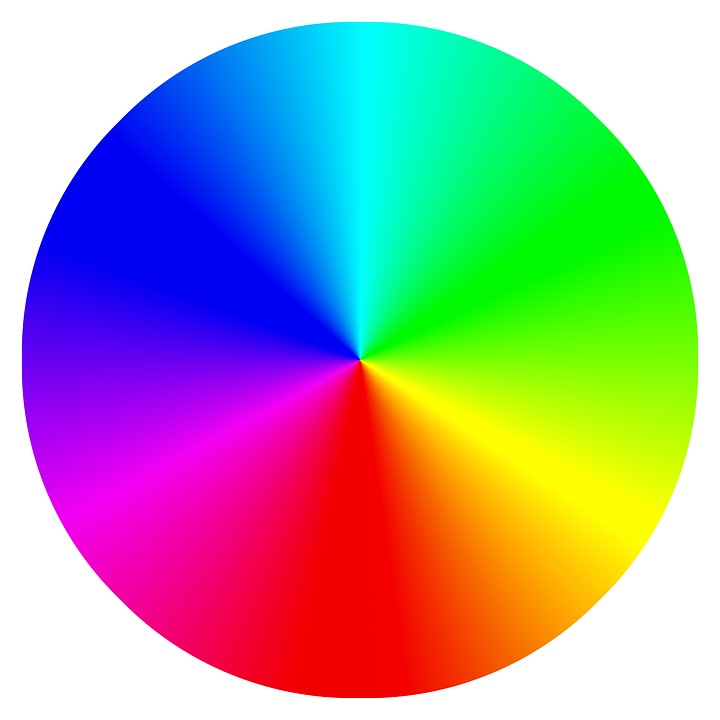
#> input picture testing/blob_testing/colourtestimg.jpg, 720 x 720 px, given in place of the camera
$ python blob_test_4.py
#> lines starting #> are read from the running program, lines starting #| are printed output that depends on the picture; after the words box and inside, x2 and y2 are one past the last pixel; in counts of white or black regions, pixels touching at a corner belong together
# LIVE CAMERA FEED, EDGE DETECTOR ONLY

import cv2
import numpy as np
import colorsys

# Initialize the camera (use 0 for default camera)
cap = cv2.VideoCapture(0)

# Check if the camera opened successfully
if not cap.isOpened():
    print("Error: Could not open camera.")
    exit()

# Loop to continuously capture frames from the camera
while True:
    # Capture frame-by-frame
    ret, frame = cap.read()
#> frame is the input picture: shape (720, 720, 3); mean B, G, R 159.3, 161.2, 160.6

    # If the frame is captured successfully, ret will be True
    if not ret:
        print("Error: Failed to capture frame.")
        break

    img = cv2.cvtColor(frame, cv2.COLOR_BGR2RGB)

    # Convert the image to a NumPy array
    image_array = np.array(img)

    # gray_image = cv2.cvtColor(image_array, cv2.COLOR_BGR2GRAY)
    # averaged_image = cv2.blur(gray_image, (10, 10))

    # Split the image into its R, G, B channels
    b, g, r = cv2.split(image_array)
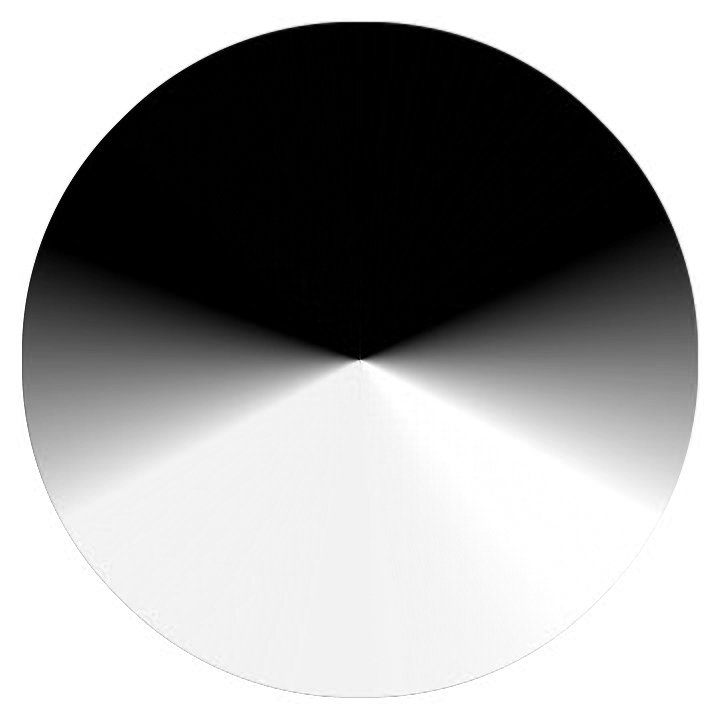
#> b: shape (720, 720); min 0, max 255, mean 160.6
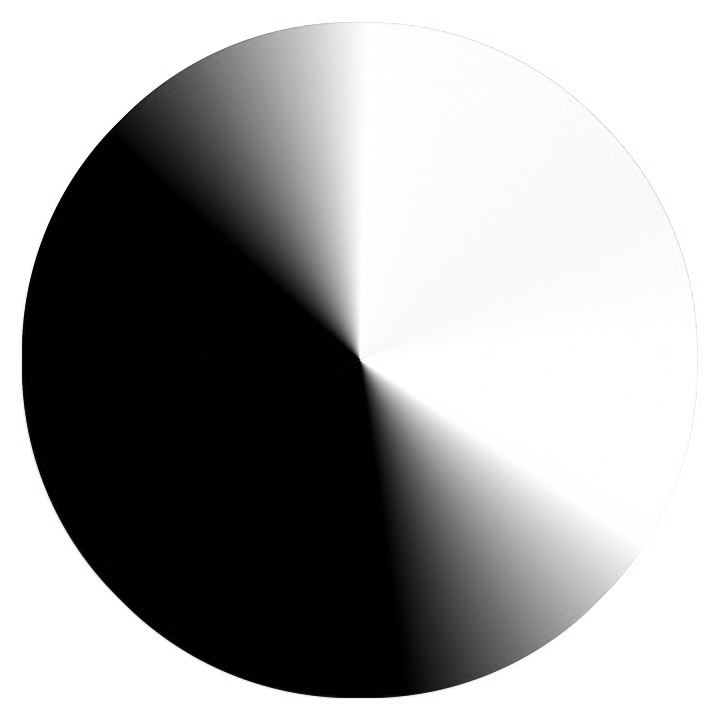
#> g: shape (720, 720); min 0, max 255, mean 161.2
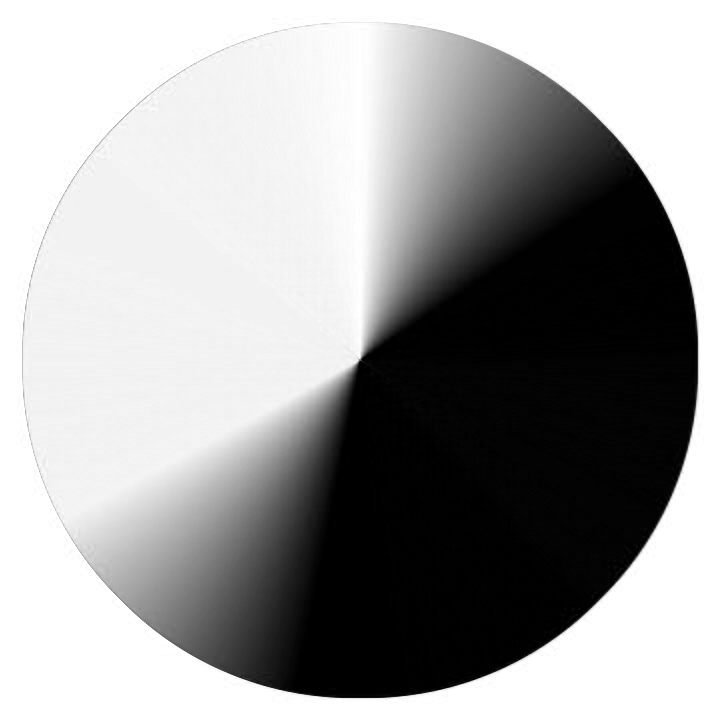
#> r: shape (720, 720); min 0, max 255, mean 159.3

    # Apply Canny edge detection on each channel
    edges_b = cv2.Canny(b, 100, 200)
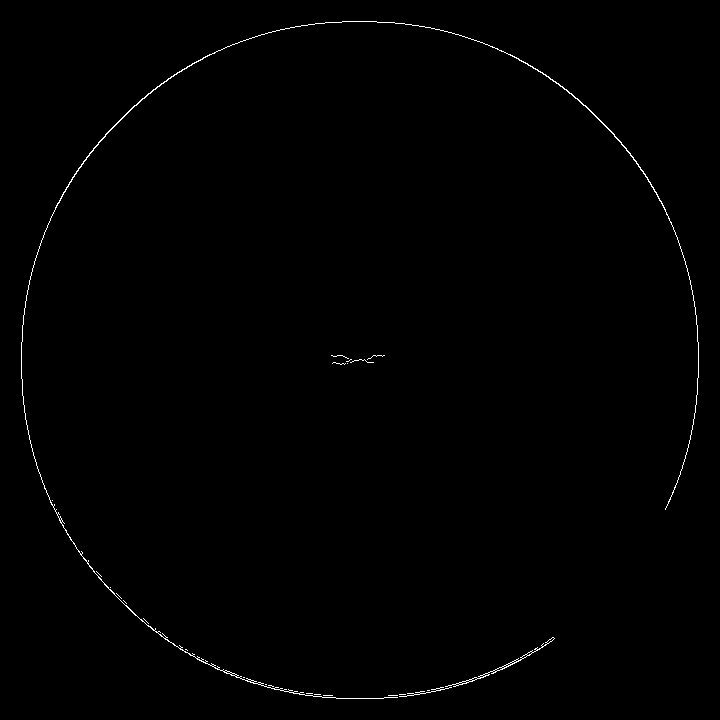
#> edges_b: shape (720, 720); 0.49% white in thin lines or dots, all inside (x1, y1, x2, y2) = (21, 21, 699, 699)
    edges_g = cv2.Canny(g, 100, 200)
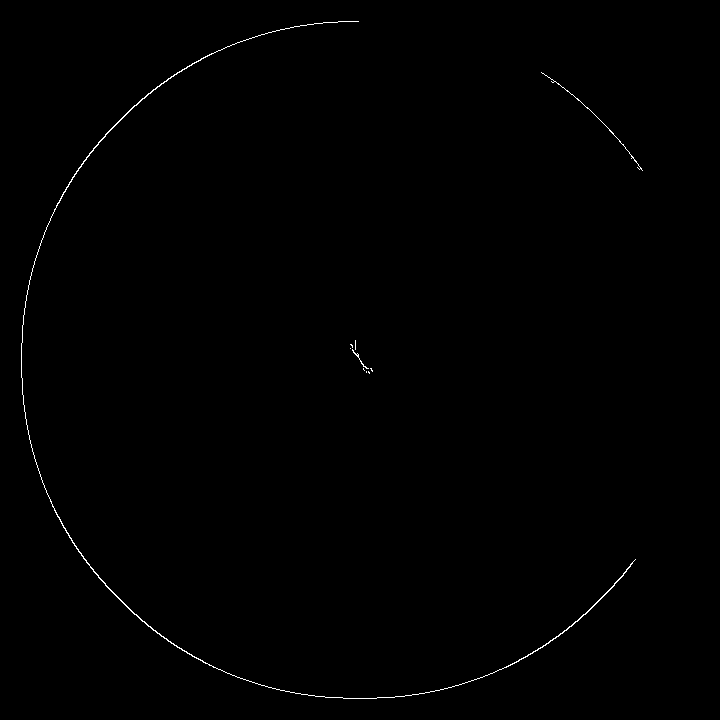
#> edges_g: shape (720, 720); 0.35% white in thin lines or dots, all inside (x1, y1, x2, y2) = (21, 21, 643, 699)
    edges_r = cv2.Canny(r, 100, 200)
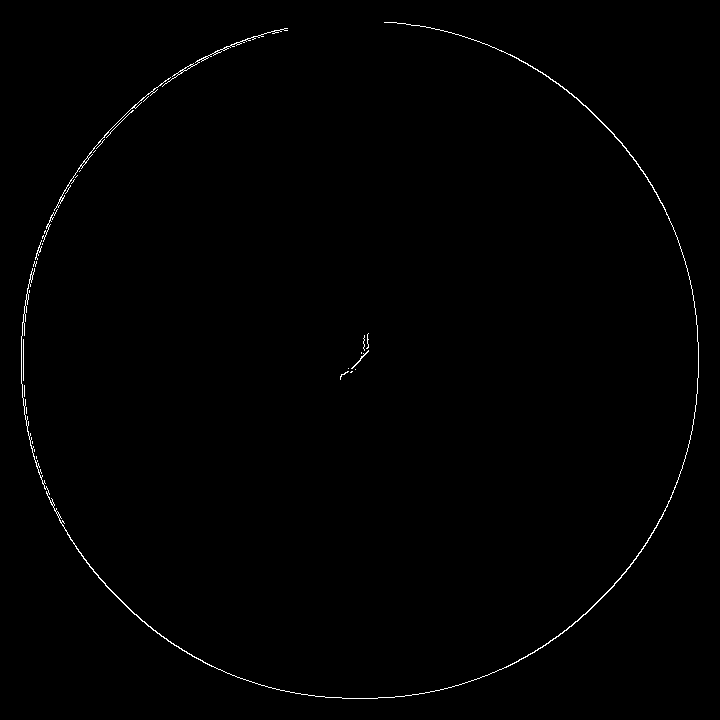
#> edges_r: shape (720, 720); 0.55% white in thin lines or dots, all inside (x1, y1, x2, y2) = (21, 22, 699, 699)

    # Combine the edges from each channel
    edges_combined = cv2.bitwise_or(cv2.bitwise_or(edges_b, edges_g), edges_r)
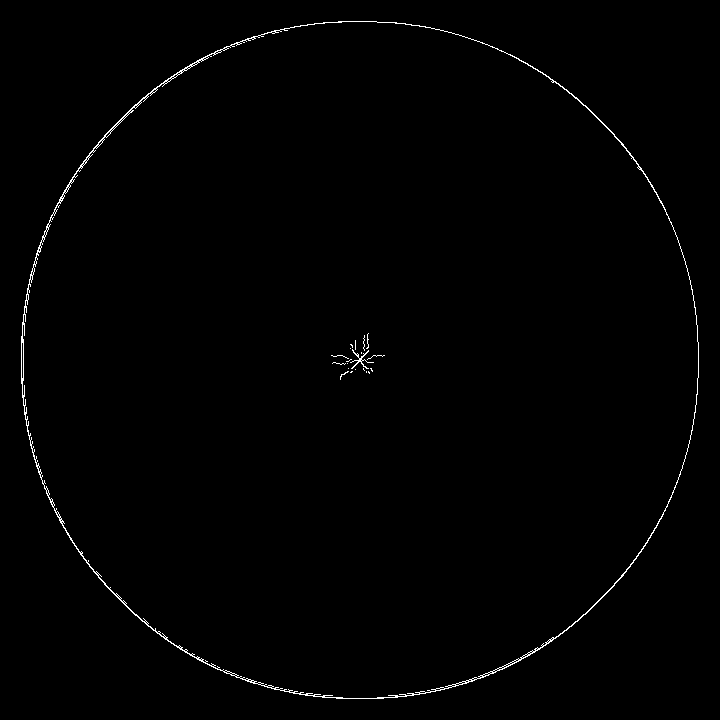
#> edges_combined: shape (720, 720); 0.72% white in thin lines or dots, all inside (x1, y1, x2, y2) = (21, 21, 699, 699)

    # Display the resulting frame
    cv2.imshow('Live Camera Feed', edges_combined)

    # Break the loop on 'q' key press
    if cv2.waitKey(1) & 0xFF == ord('q'):
#> (key q is pressed here)
        break

# Release the camera and close the window
cap.release()
cv2.destroyAllWindows()

'''
NOTES:
- Edge detector works, but it picks up too many edges
- Camera saturation is too low
'''

$ run again, on testing/blob_testing/testimg1.jpg
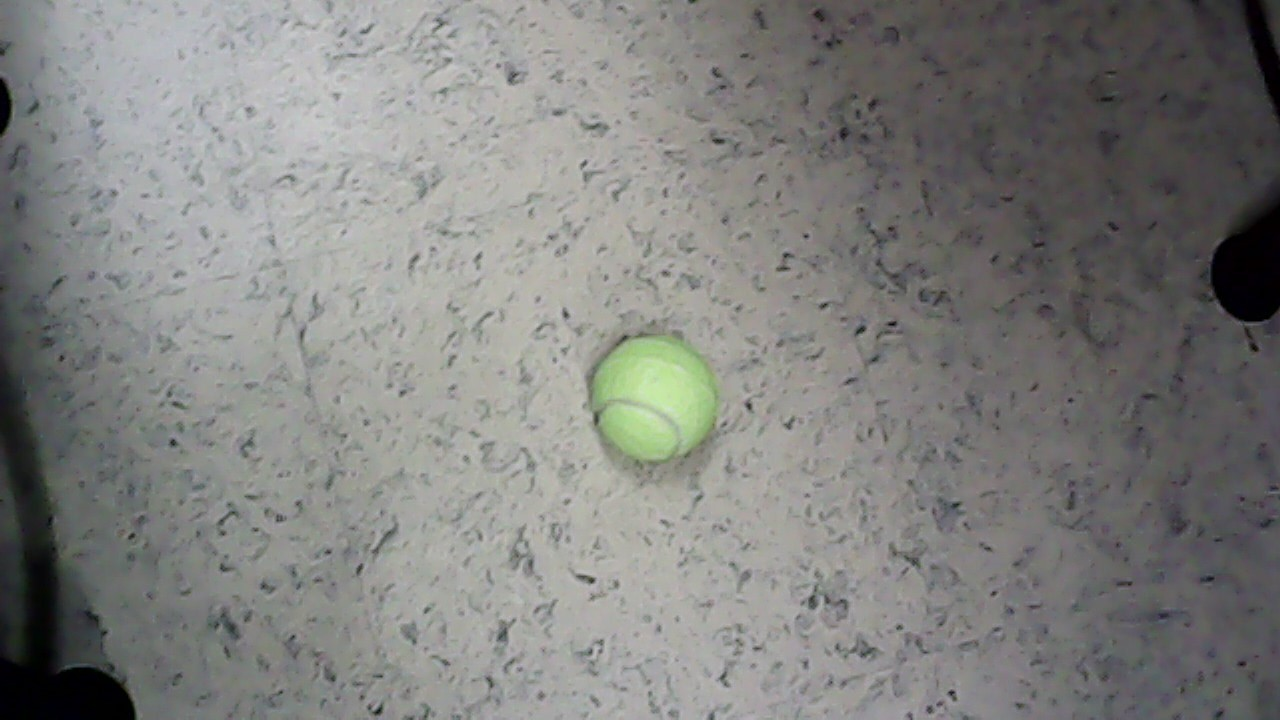
#> input picture testing/blob_testing/testimg1.jpg, 1280 x 720 px, given in place of the camera
#> frame is the input picture: shape (720, 1280, 3); mean B, G, R 126.6, 128.9, 128.7
#> `edges_b = cv2.Canny(b, 100, 200)`:
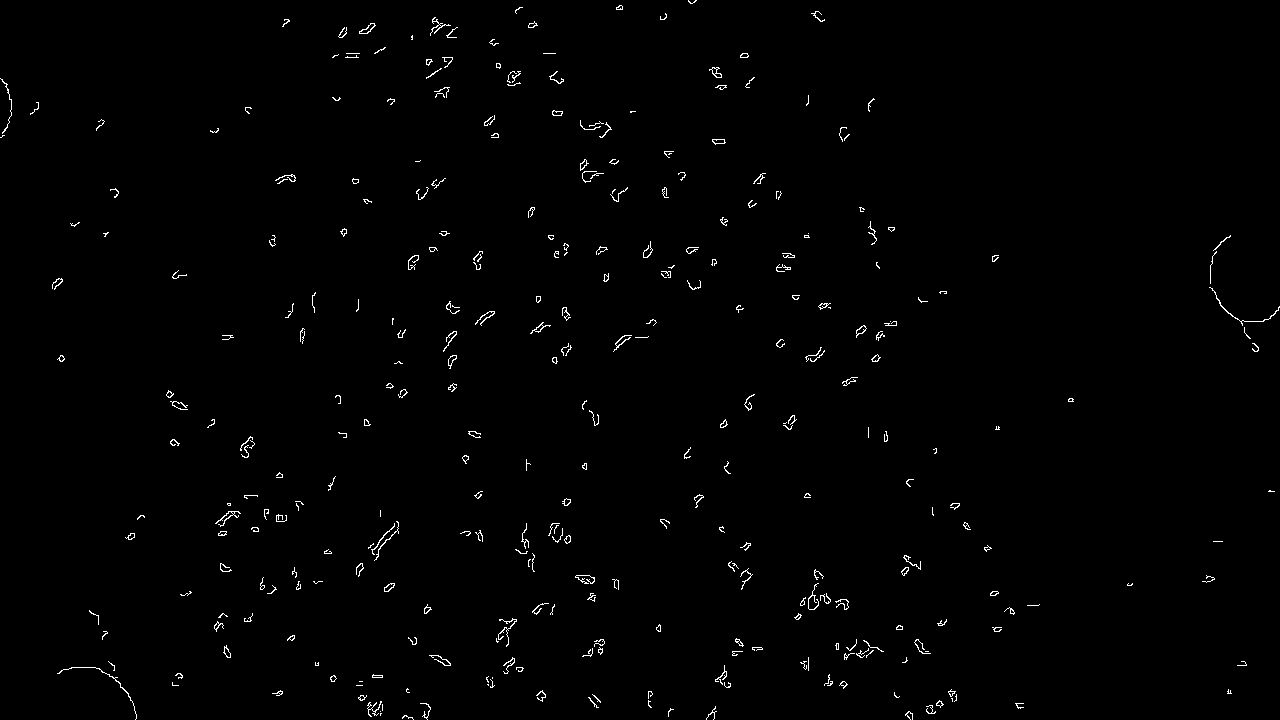
#> edges_b: shape (720, 1280); 0.89% white in thin lines or dots
#> edges_g: shape (720, 1280); 0.81% white in thin lines or dots
#> edges_r: shape (720, 1280); 0.91% white in thin lines or dots
#> `edges_combined = cv2.bitwise_or(cv2.bitwise_or(edges_b, edges_g), edge..`:
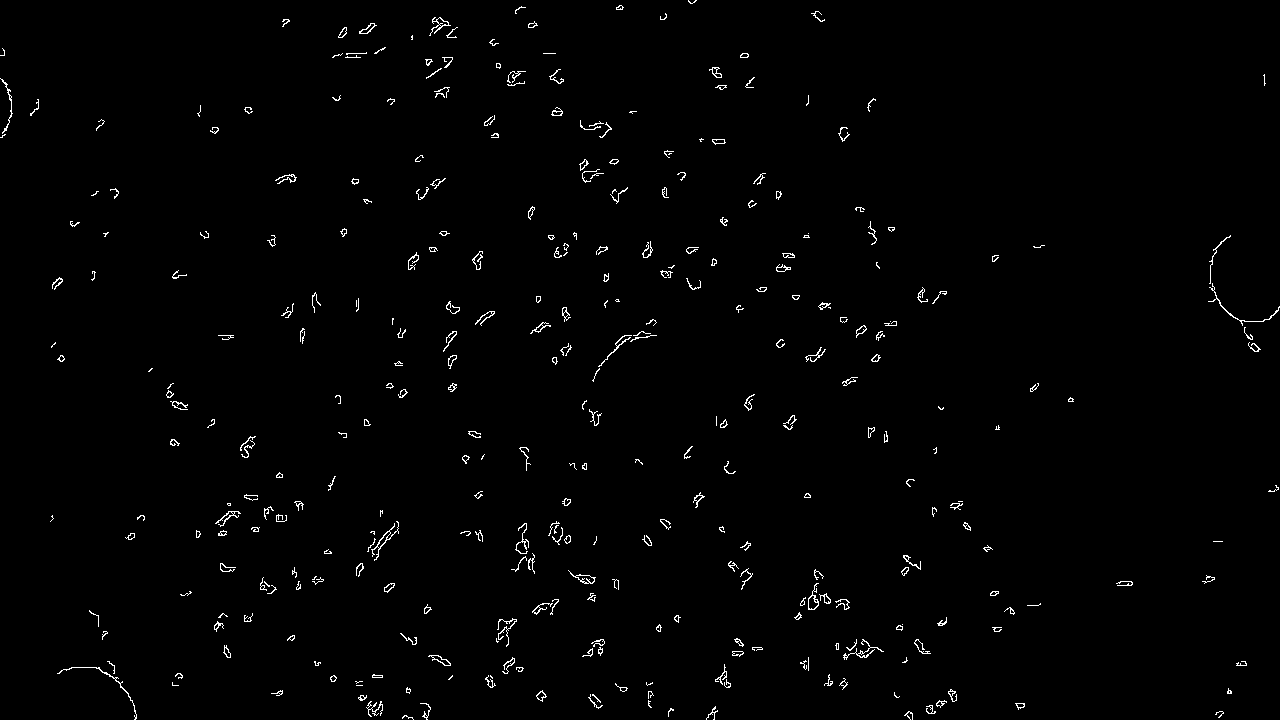
#> edges_combined: shape (720, 1280); 1.1% white in thin lines or dots

$ run again, on testing/blob_testing/testimg2.jpg
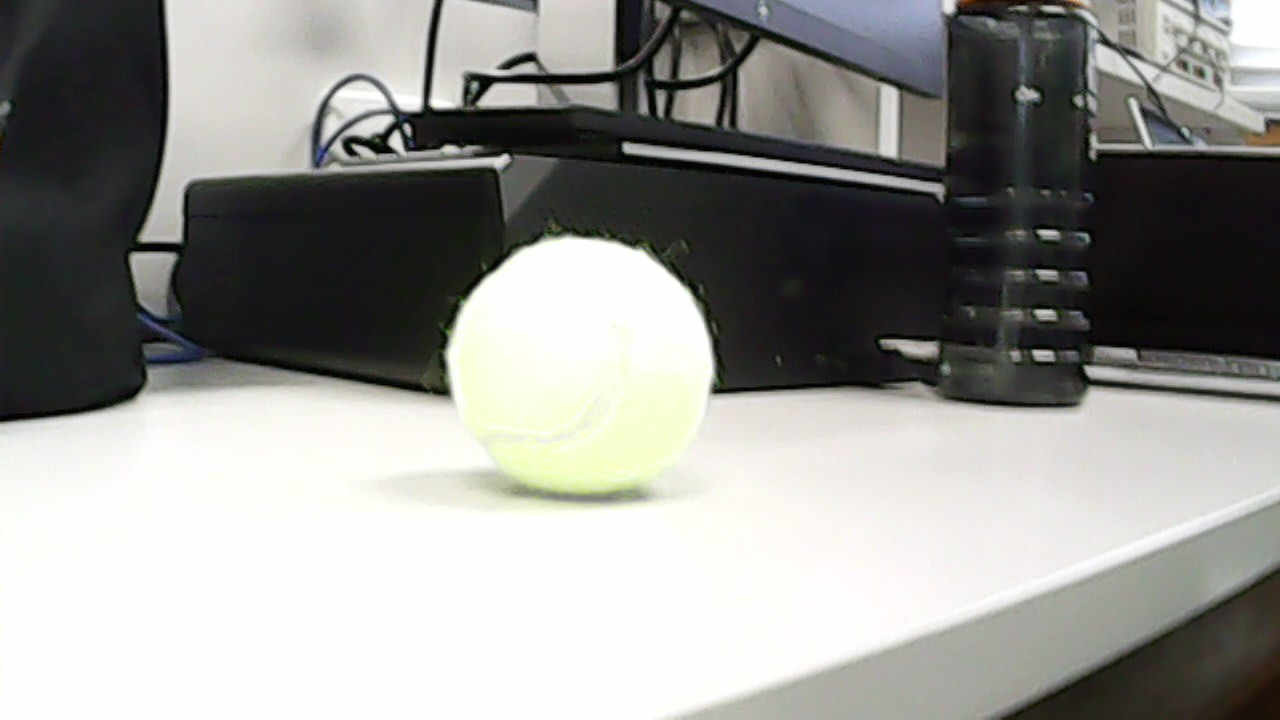
#> input picture testing/blob_testing/testimg2.jpg, 1280 x 720 px, given in place of the camera
#> frame is the input picture: shape (720, 1280, 3); mean B, G, R 145.4, 148.8, 148.7
#> `edges_b = cv2.Canny(b, 100, 200)`:
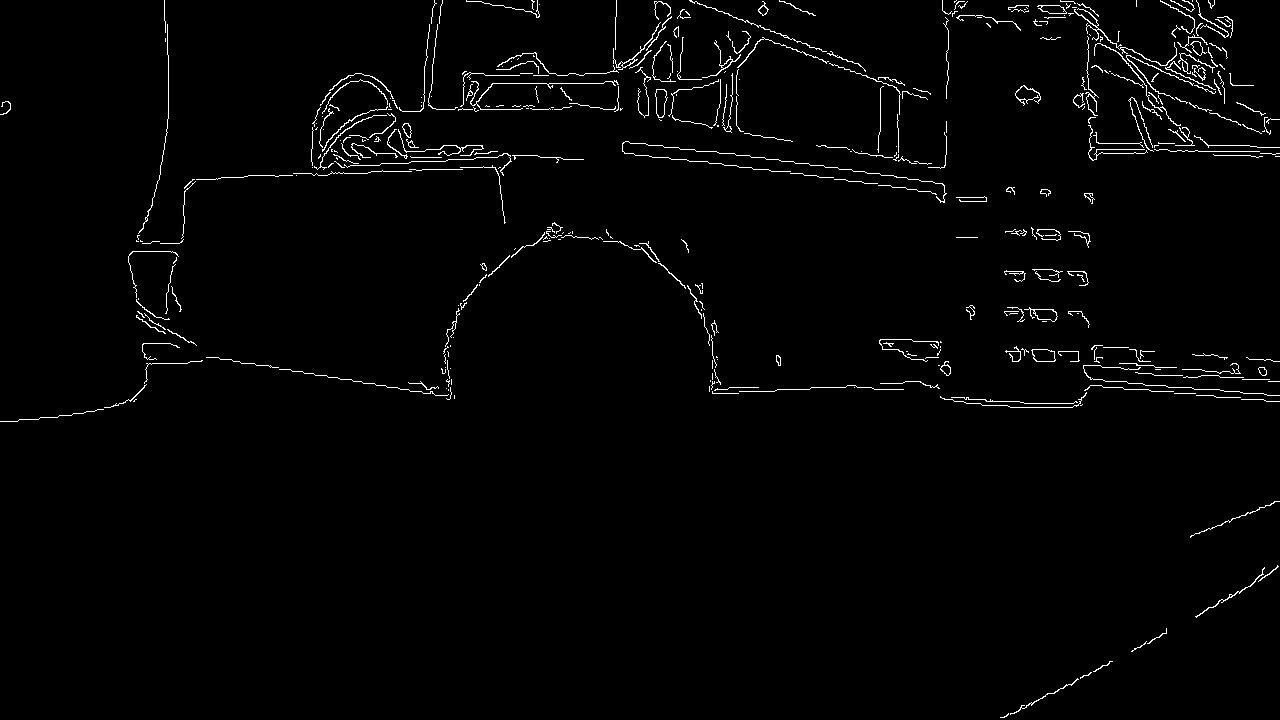
#> edges_b: shape (720, 1280); 1.7% white in thin lines or dots
#> edges_g: shape (720, 1280); 1.7% white in thin lines or dots
#> edges_r: shape (720, 1280); 1.8% white in thin lines or dots
#> `edges_combined = cv2.bitwise_or(cv2.bitwise_or(edges_b, edges_g), edge..`:
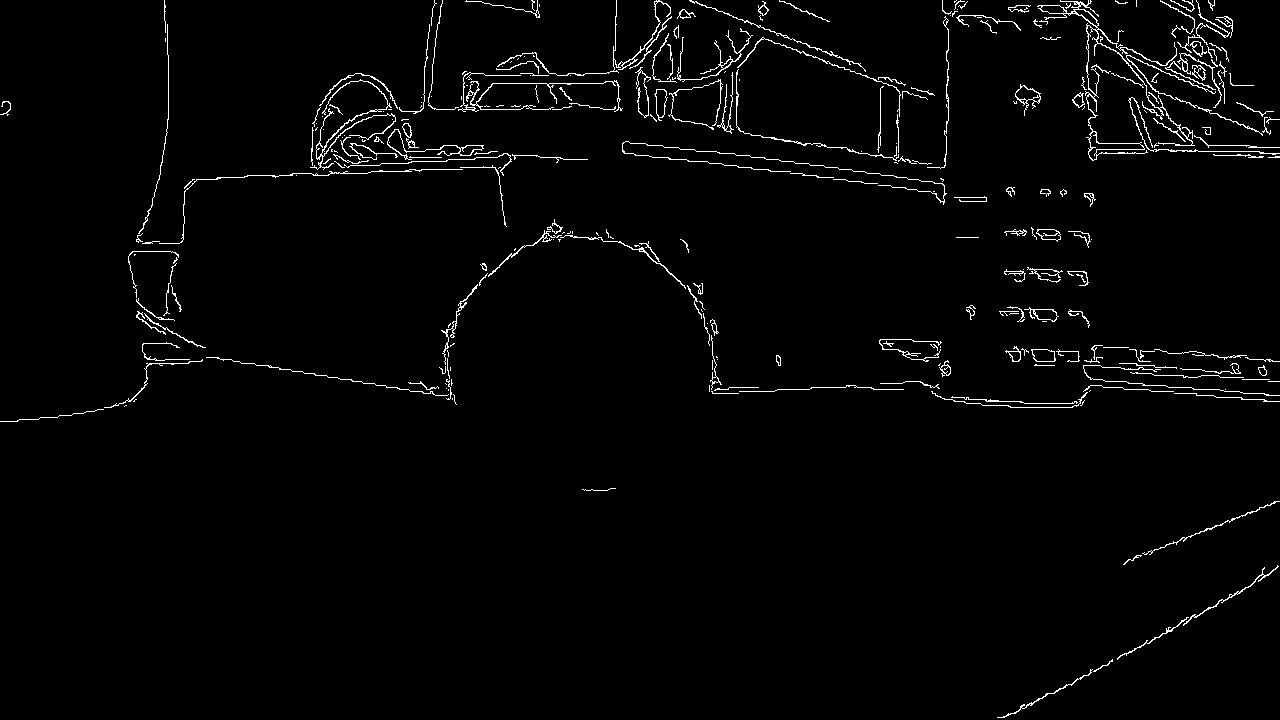
#> edges_combined: shape (720, 1280); 2.1% white in thin lines or dots
